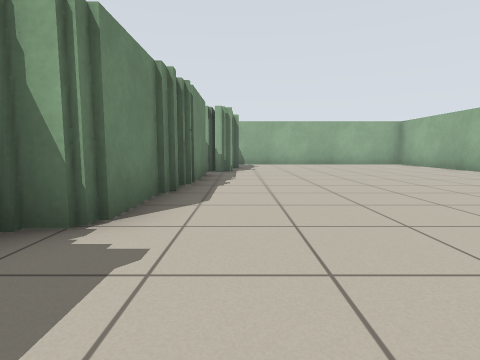
view 1 (above)

22 first-person views from a walk through a robot-simulator world made for Stage. The camera is 0.68 m above the floor, tilts 6° down and sees 80° across. The lines on the ground mark 1 m squares. The floor is counted in squares, 1 m on a side. Each view is taken from the middle of a square. On the plan, view 1 faces up. The plan holds only what a view shows up to about 9 squares ahead; the rest is blank. The place goes on beyond the plan. The robots in the file are not drawn.

view 2
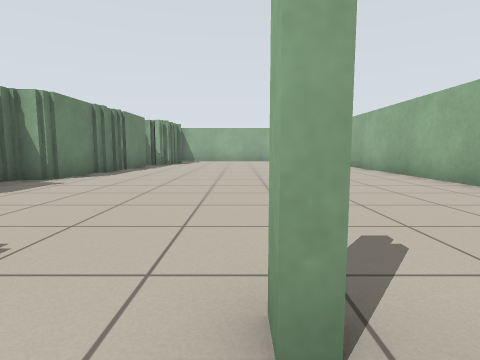

view 3
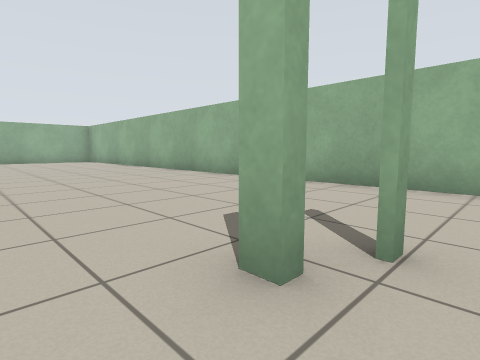

view 4
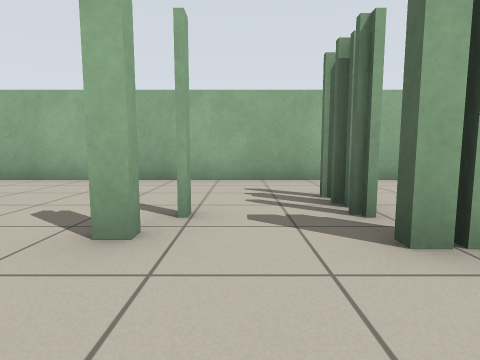

view 5
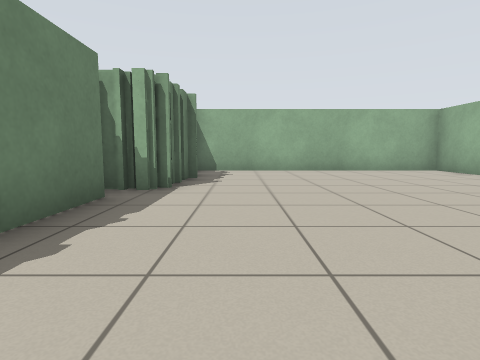

view 6
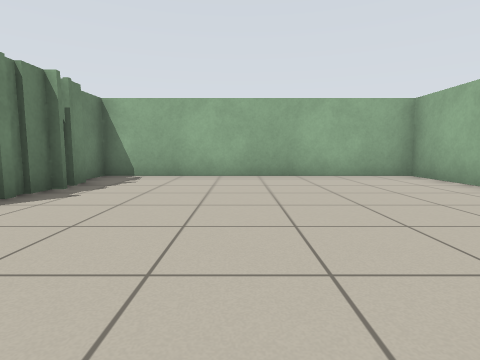

view 7
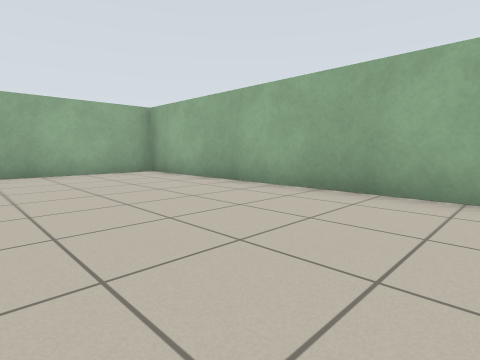

view 8
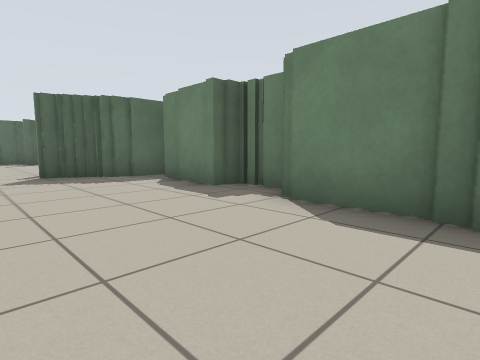

view 9
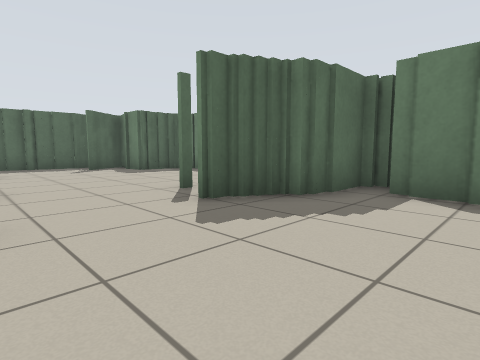

view 10
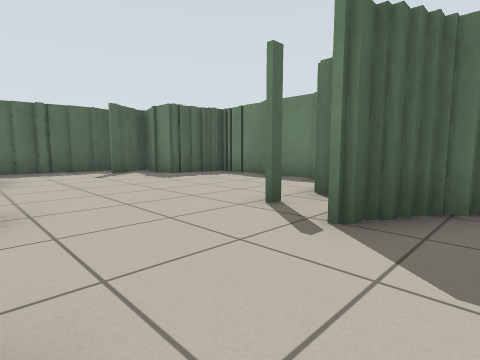

view 11
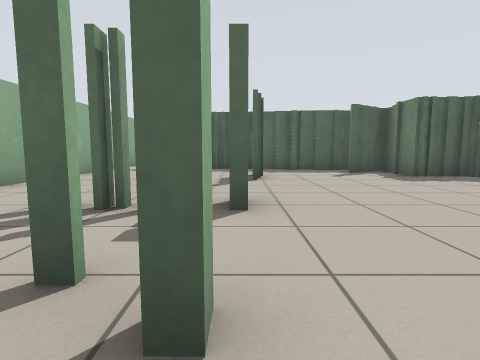

view 12
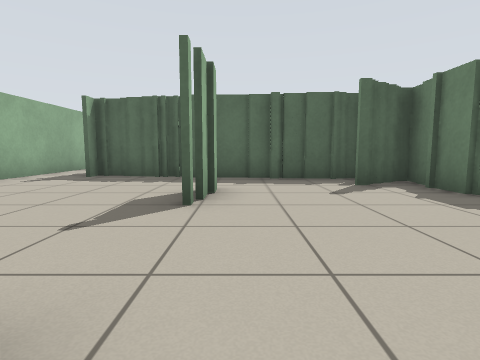

view 13
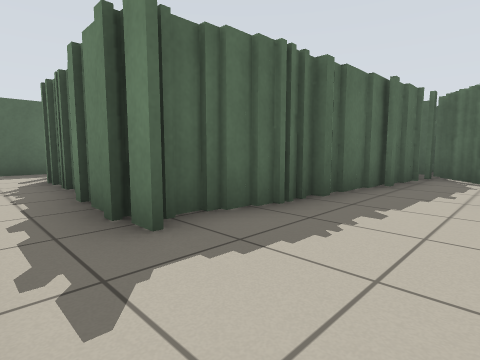

view 14
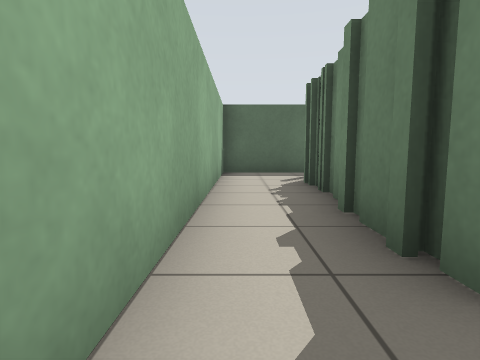

view 15
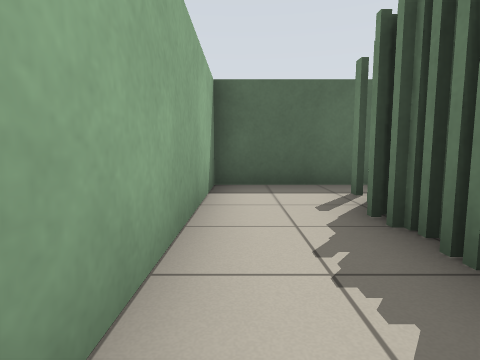

view 16
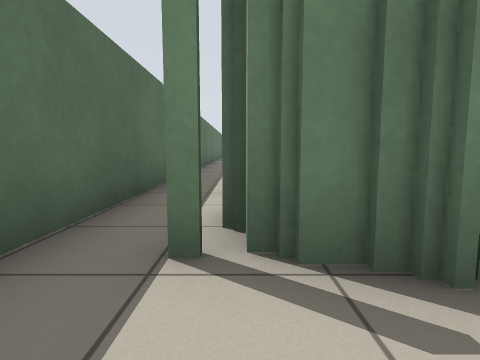

view 17
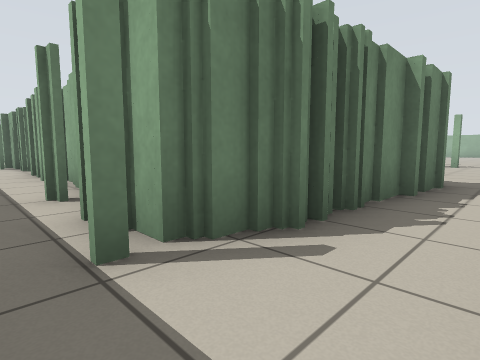

view 18
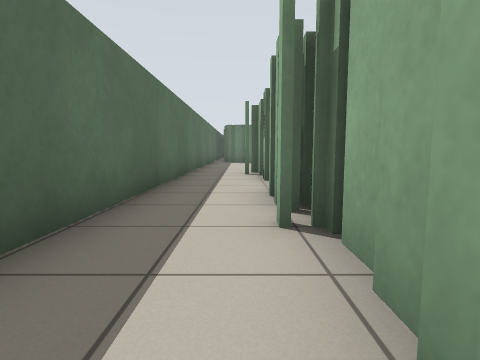

view 19
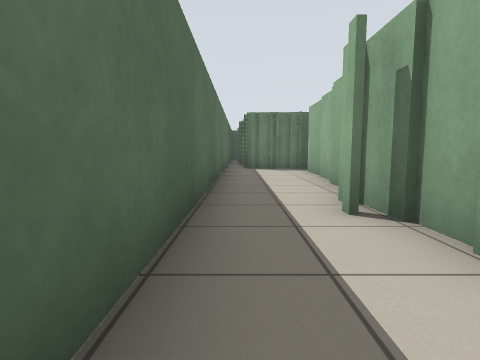

view 20
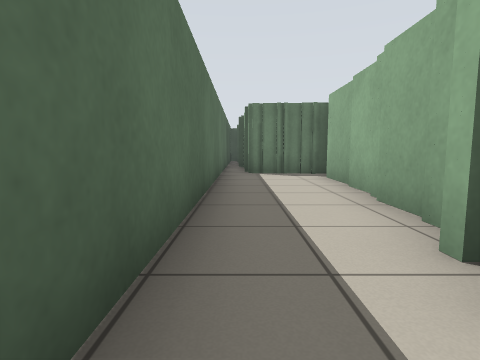

view 21
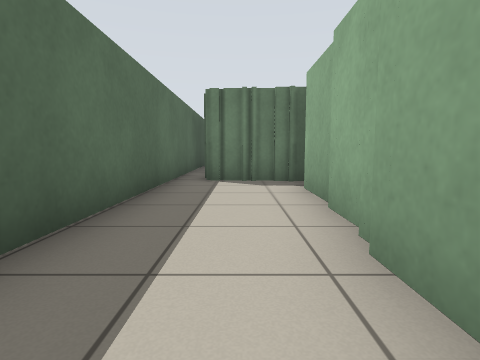

view 22
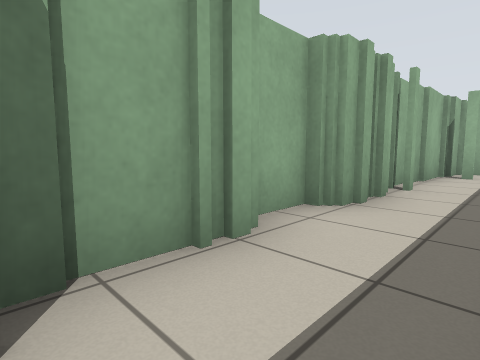

### Floor plan
Points are (right, up) in squares from view 1. A wall is a line through its corners. A room is listed if a view was taken in it or the views show most of it. See-through windows are left out.
Room 1 (views 1, 2, 3, 4, 5, 6, 7, 8, 9, 10, 11, 12)
walls: (-1.3, 4.8) (-1.3, 2.4) (-2.1, 2.4) (-2.1, 0.8); (-1, 8.1) (-1, 6); (-1.7, 0.5) (-1.7, -1.5); (-0.1, 9.1) (-0.6, 9.1); (0.1, -3.1) (0.6, -3.1); (-0.4, -2.9) (0.2, -2.9); (-0.2, 11) (-0.2, 9.6); (-2.5, -2.2) (-0.7, -2.2) (-0.7, -2.7) (-0.2, -2.7); (-0.2, 12.1) (-0.2, 11.4); (4.2, -5.2) (4.8, -5.2); (7.5, -4.5) (7.5, 13.5) (-0.7, 13.5) (-0.7, 12.5); (2.9, -5.8) (2.9, -5.1)
ways out: opening at (1.5, -5.5) to room 2; opening at (6.5, -5) to room 2
Room 2 (views 13, 14, 15)
walls: (2.4, -10) (2.4, -8.8); (3.8, -12.1) (4.2, -12.1); (3.1, -12.4) (4.9, -12.4); (7.5, -8) (7.5, -4.5); (0.9, -12.1) (2.9, -12.1); (-1, -10.8) (-0.5, -10.8); (4.8, -12.6) (5.8, -12.6) (5.8, -12.1); (5.9, -12.1) (5.9, -14.4); (-1.7, -10.4) (-1.7, -11.3) (-1.2, -11.3); (-0.9, -11.8) (1.4, -11.8); (-2.9, -9.4) (-1.5, -9.4) (-1.5, -10.1); (-3.1, -5.4) (-3.1, -8.2); (7.5, -14.5) (7.5, -10)
ways out: opening at (1.5, -5.5) to room 1; opening at (6.5, -5) to room 1; opening at (7, -15) to room 3
Room 3 (views 16, 17)
walls: (5.4, -17) (5.4, -18) (4.6, -18); (5.7, -16.1) (5.7, -17.1); (4.1, -17.7) (2.5, -17.7); (5.7, -14.2) (5.7, -16); (2.5, -19.5) (7.5, -19.5) (7.5, -14.5)
ways out: opening at (7, -15) to room 2; opening at (3, -19) to room 4
Room 4 (views 18, 19, 20, 21, 22)
walls: (-4, -17.4) (-7.8, -17.4); (-2.9, -17.2) (-3.9, -17.2); (-2.4, -17.4) (-3, -17.4); (-7.8, -17.2) (-8.9, -17.2); (-1, -17.4) (-2, -17.4); (-9.4, -17) (-12.1, -17); (2.6, -17.4) (-0.1, -17.4); (-13.3, -16.5) (-13.3, -18.7) (-13.9, -18.7); (3.8, -18.2) (3.8, -17.6); (-14.5, -19.5) (2.5, -19.5)
ways out: opening at (3, -19) to room 3

Positions as (right, up) in squares from view 1, and headings:
1: (0, 0), facing up
2: (3, -4), facing up
3: (2, -4), facing up-right
4: (1, -4), facing right
5: (1, 4), facing up
6: (3, 6), facing up
7: (3, 5), facing up-right
8: (2, 5), facing down-left
9: (3, 0), facing down-left
10: (3, -2), facing down-left
11: (3, -2), facing down
12: (2, -5), facing down
13: (7, -10), facing down-left
14: (7, -11), facing down
15: (7, -14), facing down
16: (7, -18), facing left
17: (7, -19), facing up-left
18: (2, -18), facing left
19: (-3, -19), facing left
20: (-5, -19), facing left
21: (-7, -18), facing left
22: (-6, -19), facing up-right
